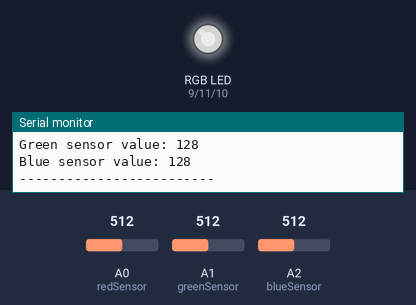
The sketch below on a simulated Arduino Uno, built with avr-gcc and run on an emulated ATmega328P. Parts: an RGB LED mixed from three pins (HIGH = lit), the last lines printed to the serial monitor. The inputs (shaded band) are chosen by the test bench; at power-on: A0 (redSensor) = 512, A1 (greenSensor) = 512, A2 (blueSensor) = 512. Dim RGB values are drawn brighter than linear.

Above: at 1.8 s.
1.9 s: A0 (redSensor) set to 716
At 3.1 s:
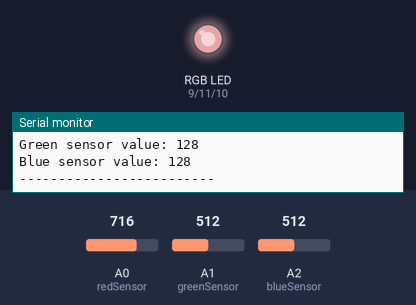
3.5 s: A1 (greenSensor) set to 716
At 4.8 s:
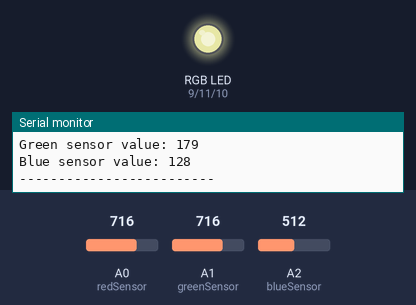
5.5 s: A2 (blueSensor) set to 716
At 6.6 s:
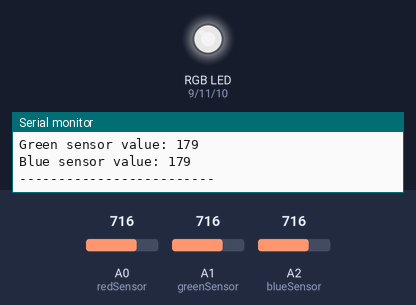
7.5 s: A0 (redSensor) set to 900
At 8.3 s:
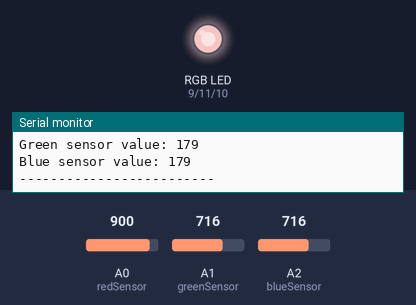
9.5 s: A1 (greenSensor) set to 900
At 11.2 s:
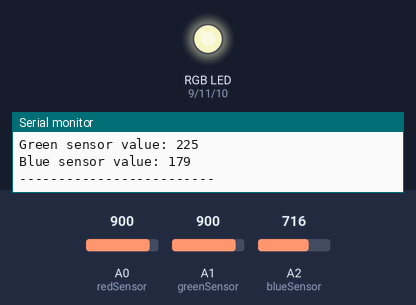
11.5 s: A2 (blueSensor) set to 900
At 13.0 s:
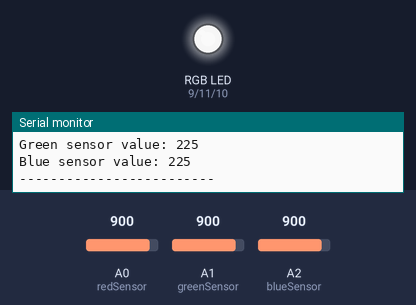
Timing chart, 0 to 14.5 s (numbered marks = the images above; inputs shaded):
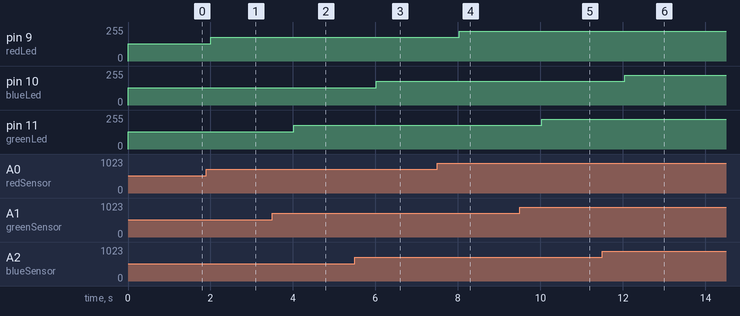

The sketch:

RGB_light_input-output.ino
```cpp
  // sensor pins
  const int blueSensor = A2;
  const int greenSensor = A1;
  const int redSensor = A0;
  // led pins
  const int redLed = 9;
  const int blueLed = 10;
  const int greenLed = 11;

  // led/sensor base values

  int redOut = 0;
  int greenOut = 0;
  int blueOut = 0;

  int redIn = 0;
  int greenIn = 0;
  int blueIn = 0;
void setup() {
  Serial.begin(115200);

  pinMode(redLed, OUTPUT);
  pinMode(blueLed, OUTPUT);
  pinMode(greenLed, OUTPUT);

}

void loop() {
  int currentRedIn = analogRead(redSensor);
  int currentGreenIn = analogRead(greenSensor);
  int currentBlueIn =  analogRead(blueSensor);
  int rgbRed = currentRedIn/4;
  int rgbGreen = currentGreenIn/4;
  int rgbBlue = currentBlueIn/4;
  Serial.print("Red sensor value: ");
  Serial.println(rgbRed);
  Serial.print("Green sensor value: ");
  Serial.println(rgbGreen);
  Serial.print("Blue sensor value: ");
  Serial.println(rgbBlue);
  Serial.println("-------------------------");
  analogWrite(redLed, rgbRed);
  analogWrite(greenLed, rgbGreen);
  analogWrite(blueLed, rgbBlue);
  delay(1000);
}
```

Measured:
- after the input at 1.9 s, pin 9 (redLed): 128/255 → 179/255 after 0.11 s
- after the input at 3.5 s, pin 11 (greenLed): 128/255 → 179/255 after 0.52 s
- after the input at 5.5 s, pin 10 (blueLed): 128/255 → 179/255 after 0.52 s
- after the input at 7.5 s, pin 9 (redLed): 179/255 → 225/255 after 0.53 s
- after the input at 9.5 s, pin 11 (greenLed): 179/255 → 225/255 after 0.54 s
- after the input at 11.5 s, pin 10 (blueLed): 179/255 → 225/255 after 0.54 s
